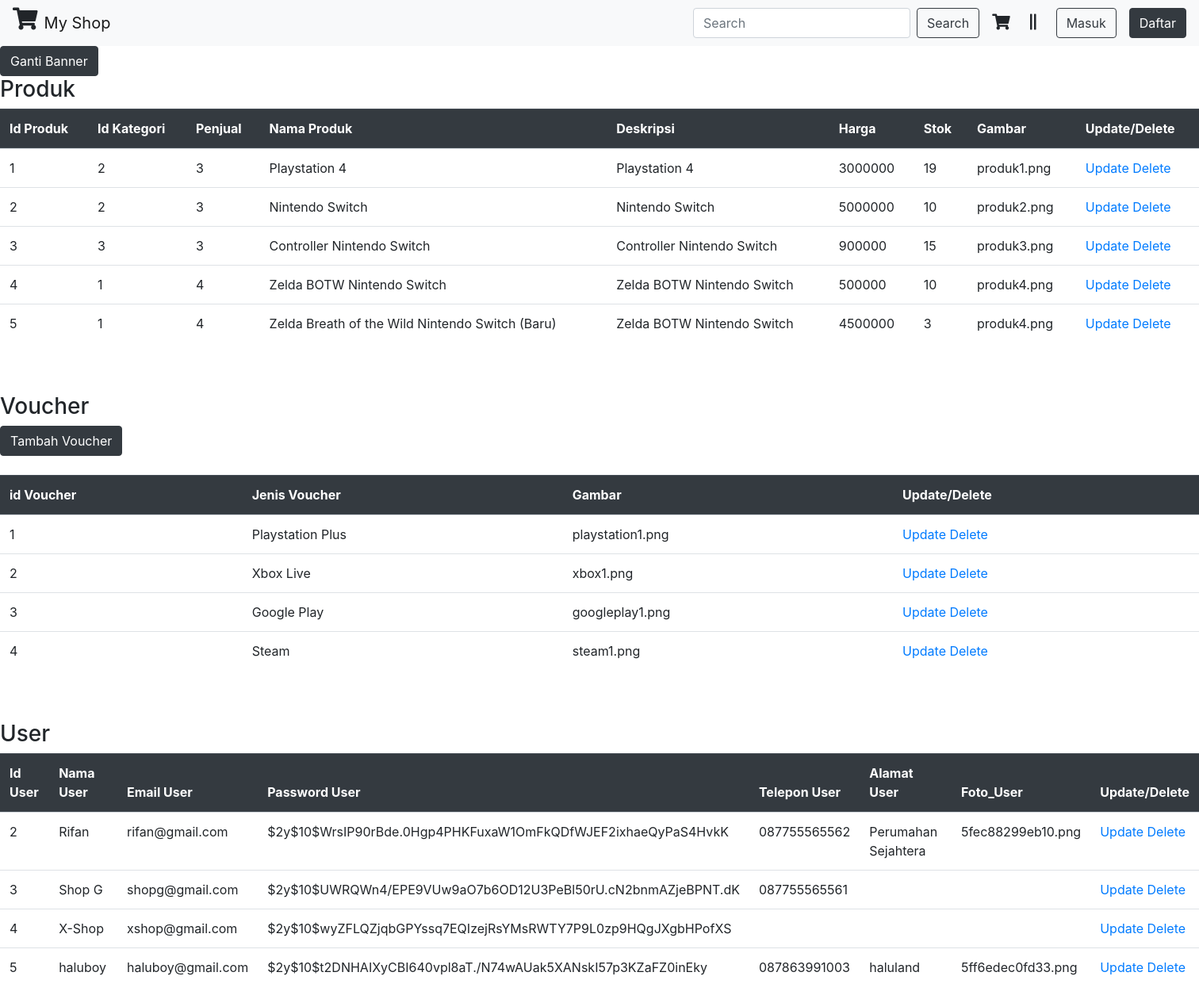
The app's page /admin.php, older data.
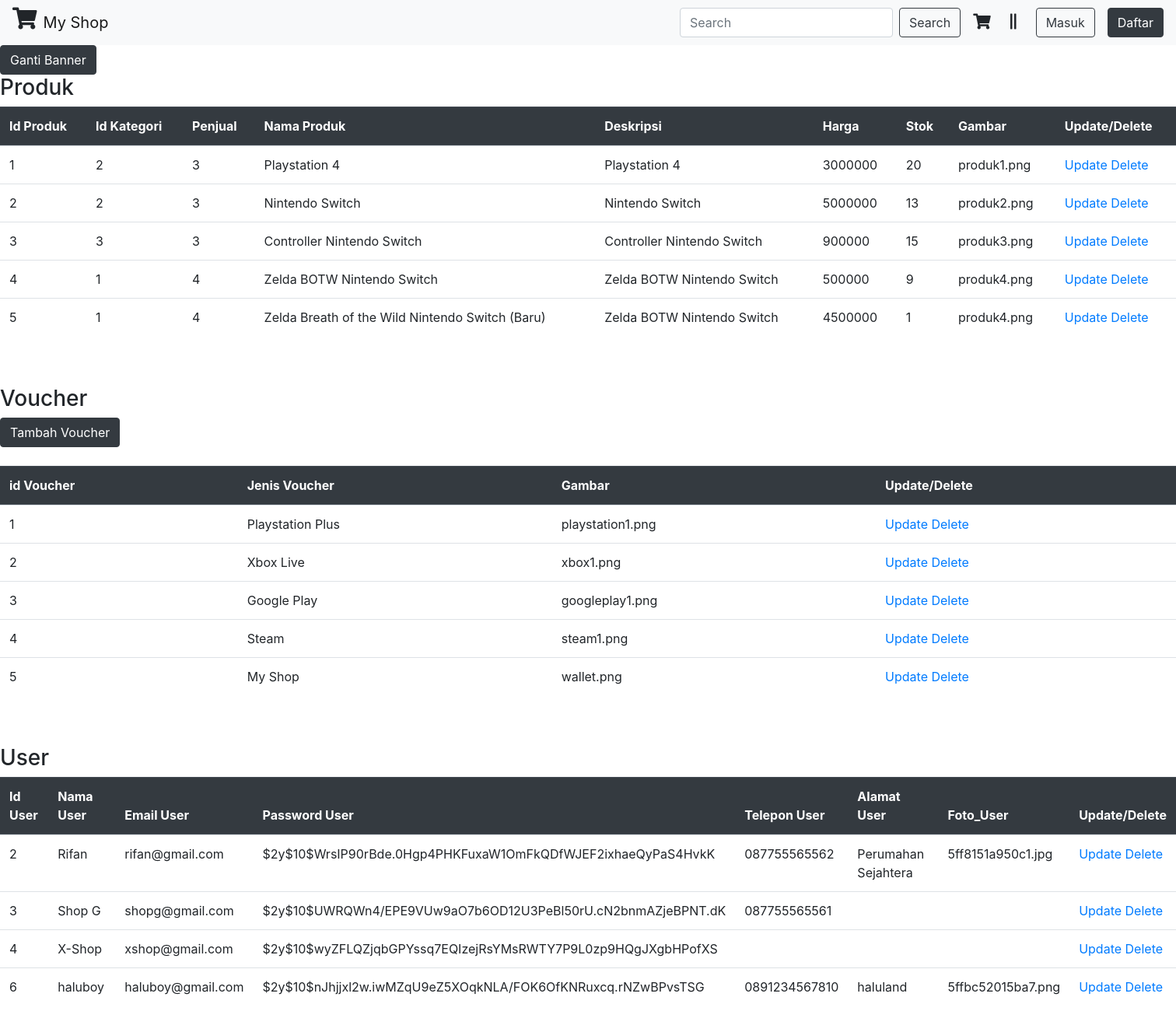
The same page, newer data.
### tables this page shows
CREATE TABLE `produk` (
  `id_produk` int(5) NOT NULL,
  `id_kategori` int(4) NOT NULL,
  `penjual` int(11) NOT NULL,
  `nama_produk` varchar(50) NOT NULL,
  `deskripsi` text NOT NULL,
  `harga` double NOT NULL,
  `stok` int(3) NOT NULL,
  `gambar` varchar(100) NOT NULL
);

CREATE TABLE `voucher` (
  `id_voucher` int(11) NOT NULL,
  `jenis_voucher` varchar(20) NOT NULL,
  `gambar` varchar(20) NOT NULL
);

CREATE TABLE `user` (
  `id_user` int(11) NOT NULL,
  `nama_user` varchar(50) NOT NULL,
  `email_user` varchar(25) NOT NULL,
  `pass_user` varchar(255) NOT NULL,
  `telepon_user` varchar(25) DEFAULT NULL,
  `alamat_user` text DEFAULT NULL,
  `foto_user` varchar(50) DEFAULT NULL,
  `wallet` varchar(100) DEFAULT NULL
);

### conn.php (called while the page is built, shortened)
<?php
function connection() {
   $dbServer = 'localhost';
   $dbUser = 'root';
   $dbPass = 'bengkulu10';
   $dbName = "online_shop";
   $conn = mysqli_connect($dbServer, $dbUser, $dbPass);
   mysqli_select_db($conn, $dbName);
   return $conn;
}

### admin.php (the view, shortened to what this page needs)
<?php
require 'conn.php';
?>
<!doctype html>
<html lang="en">
<head>
    <link rel="stylesheet" href="assets/css/bootstrap.min.css">
    <link rel="stylesheet" href="assets/css/style.css">
    <link rel="stylesheet" href="assets/css/all.min.css">
</head>
<body>
    <nav class="navbar navbar-expand-lg navbar-light bg-light">
        <h3><i class="fas fa-shopping-cart mr-2"></i></h3>
        <a class="navbar-brand" href="index.php">My Shop</a>
        <div class="collapse navbar-collapse" id="navbarSupportedContent">
            <form class="form-inline ml-auto my-2 my-lg-0">
                <input class="form-control mr-sm-2" type="search" placeholder="Search" aria-label="Search">
                <button class="btn btn-outline-dark my-2 my-sm-0" type="submit">Search</button>
            </form>
            <h5><i class="fas fa-shopping-cart mt-2 mr-4 ml-3" data-toggle="tooltip" title="Keranjang Belanja"></i></h5>
            <h5><i class="fas fa-grip-lines-vertical mt-2 mr-4"></i></h5>
            <button class="btn btn-outline-dark mr-3" type="button">Masuk</button>
            <button class="btn btn-dark" type="button">Daftar</button>
        </div>
    </nav>
    <button type="button" onclick="location.href='replace_banner_form.html'" class=" btn btn-dark">Ganti Banner</button>
    <table class="table">
        <h3>Produk</h3>
        <thead class="thead-dark">
            <tr>
                <th scope="col">Id Produk</th>
                <th scope="col">Id Kategori</th>
                <th scope="col">Penjual</th>
                <th scope="col">Nama Produk</th>
                <th scope="col">Deskripsi</th>
                <th scope="col">Harga</th>
                <th scope="col">Stok </th>
                <th scope="col">Gambar</th>
                <th scope="col">Update/Delete</th>
            </tr>
        </thead>
        <tbody>
            <tr>
                <?php
            $view = "SELECT * FROM produk";
            $res = mysqli_query(connection(),$view);
            ?>
                <?php while($data = mysqli_fetch_array($res)) : ?>
            <tr>
                <td><?php echo $data['id_produk'] ?></td>
                <td><?php echo $data['id_kategori'] ?></td>
                <td><?php echo $data['penjual'] ?></td>
                <td><?php echo $data['nama_produk'] ?></td>
                <td><?php echo $data['deskripsi'] ?></td>
                <td><?php echo $data['harga'] ?></td>
                <td><?php echo $data['stok'] ?></td>
                <td><?php echo $data['gambar'] ?></td>
                <td>
                    <a
                        href="http://localhost/benaya/barokah/updateproduk.php?id=<?php echo $data['id_produk']?>">Update</a>
                    <a href="http://localhost/benaya/FP-PemrogramanWeb-master/FP-PemrogramanWeb-master/deleteproduk_admin.php?id=<?php echo $data['id_produk']?>"
                        onclick="return confirm('Hapus Data <?php echo $data['id_produk']?>')" ;>Delete</a>
                </td>
            </tr>
            <?php endwhile; ?>
        </tbody>
    </table>
    <table class="table">
        <br></br>
        <h3>Voucher</h3>
        <button type="button" onclick="location.href='insertvoucher.html'" class=" btn btn-dark">Tambah
            Voucher</button>
        <br></br>
        <thead class="thead-dark">
            <tr>
                <th scope="col">id Voucher</th>
                <th scope="col">Jenis Voucher</th>
                <th scope="col">Gambar</th>
                <th scope="col">Update/Delete</th>
            </tr>
        </thead>
        <tbody>
            <tr>
                <?php
            $view = "SELECT * FROM voucher";
            $res = mysqli_query(connection(),$view);
            ?>
                <?php while($data = mysqli_fetch_array($res)) : ?>
            <tr>
                <td><?php echo $data['id_voucher'] ?></td>
                <td><?php echo $data['jenis_voucher'] ?></td>
                <td><?php echo $data['gambar'] ?></td>
                <td>
                    <a
                        href="http://localhost/benaya/barokah/updateproduk.php?id=<?php echo $data['id_voucher']?>">Update</a>
                    <a href="http://localhost/benaya/FP-PemrogramanWeb-master/FP-PemrogramanWeb-master/deletevoucher_admin.php?id=<?php echo $data['id_voucher']?>"
                        onclick="return confirm('Hapus Data <?php echo $data['id_voucher']?>')" ;>Delete</a>
                </td>
            </tr>
            <?php endwhile; ?>
            </tr>
        </tbody>
    </table>
    <table class="table">
        <br></br>
        <h3>User</h3>
        <thead class="thead-dark">
            <tr>
                <th scope="col">Id User</th>
                <th scope="col">Nama User</th>
                <th scope="col">Email User</th>
                <th scope="col">Password User</th>
                <th scope="col">Telepon User</th>
                <th scope="col">Alamat User</th>
                <th scope="col">Foto_User</th>
                <th scope="col">Update/Delete</th>
            </tr>
        </thead>
        <tbody>
            <tr>
                <?php
            $view = "SELECT * FROM user";
            $res = mysqli_query(connection(),$view);
            ?>
                <?php while($data = mysqli_fetch_array($res)) : ?>
            <tr>
                <td><?php echo $data['id_user'] ?></td>
                <td><?php echo $data['nama_user'] ?></td>
                <td><?php echo $data['email_user'] ?></td>
                <td><?php echo $data['pass_user'] ?></td>
                <td><?php echo $data['telepon_user'] ?></td>
                <td><?php echo $data['alamat_user'] ?></td>
                <td><?php echo $data['foto_user'] ?></td>
                <td>
                    <a
                        href="http://localhost/benaya/barokah/updateproduk.php?id=<?php echo $data['id_user']?>">Update</a>
                    <a href="http://localhost/benaya/barokah/deleteproduk.php?id=<?php echo $data['id_user']?>"
                        onclick="return confirm('Hapus Data <?php echo $data['id_user']?>')" ;>Delete</a>
                </td>
            </tr>
            <?php endwhile; ?>
            </tr>
        </tbody>
    </table>
</body>
</html>

Row changes from the older to the newer data that the page shows:
removed user: id_user "5", nama_user "haluboy", email_user "haluboy@gmail.com", pass_user "$2y$10$t2DNHAIXyCBI640vpl8aT./N74wAUak5XANskI57p3KZaFZ0inEky", telepon_user "087863991003", alamat_user "haluland", foto_user "5ff6edec0fd33.png"
changed produk "Playstation 4": stok "19" → "20"
changed produk "Nintendo Switch": stok "10" → "13"
changed produk id 4: stok "10" → "9"
changed produk "Zelda Breath of the Wild Nintendo Switch (Baru)": stok "3" → "1"
added voucher: id_voucher "5", jenis_voucher "My Shop", gambar "wallet.png"
changed user "Rifan": foto_user "5fec88299eb10.png" → "5ff8151a950c1.jpg"
added user: id_user "6", nama_user "haluboy", email_user "haluboy@gmail.com", pass_user "$2y$10$nJhjjxl2w.iwMZqU9eZ5XOqkNLA/FOK6OfKNRuxcq.rNZwBPvsTSG", telepon_user "0891234567810", alamat_user "haluland", foto_user "5ffbc52015ba7.png"
